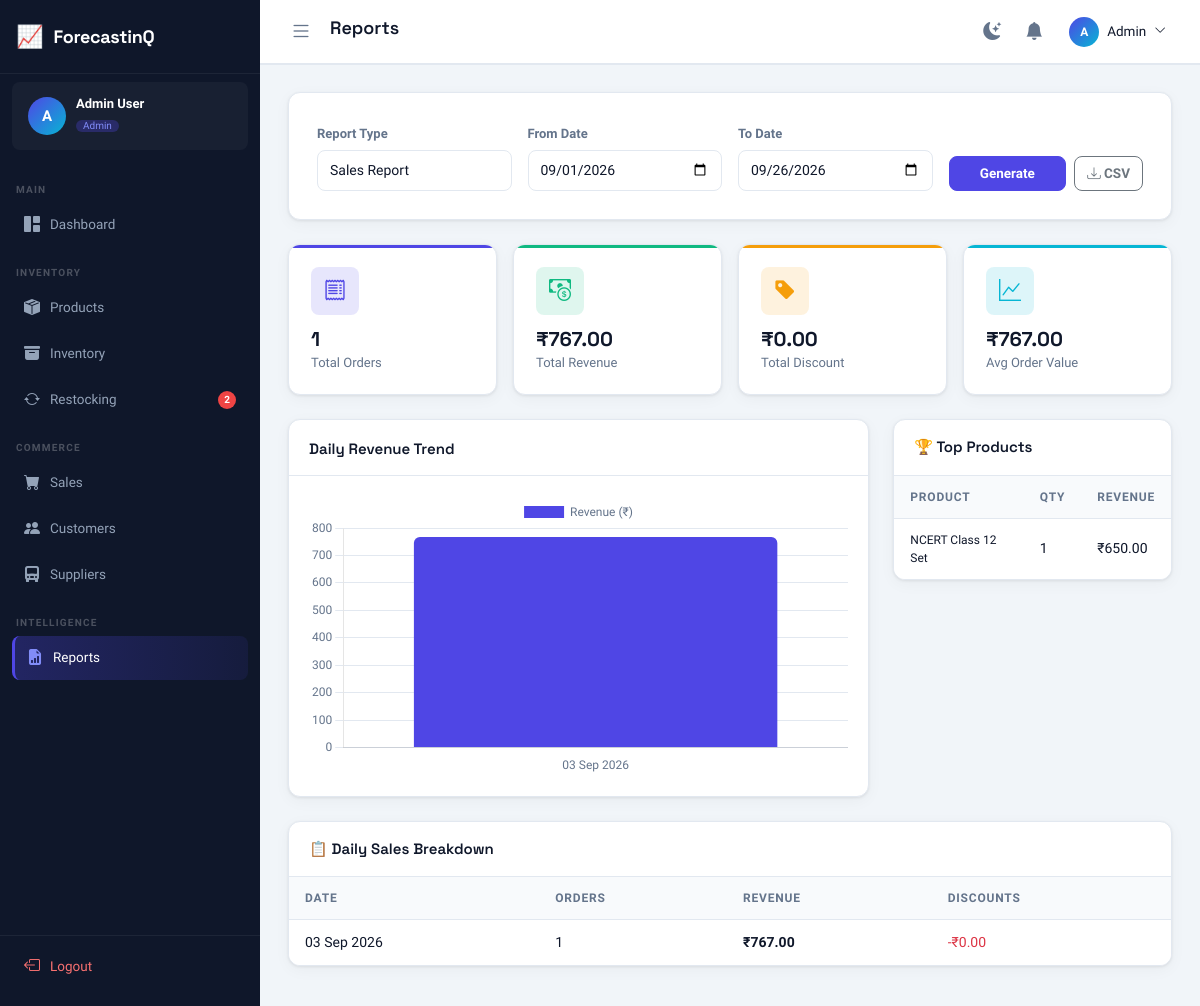
/reports/ (signed in), run on the app's committed database.
### tables this page shows
CREATE TABLE products (
    id INTEGER PRIMARY KEY AUTOINCREMENT,
    product_code VARCHAR(20) UNIQUE NOT NULL,
    name VARCHAR(200) NOT NULL,
    category_id INTEGER,
    brand VARCHAR(100),
    supplier_id INTEGER,
    cost_price DECIMAL(12,2) NOT NULL DEFAULT 0.00,
    selling_price DECIMAL(12,2) NOT NULL DEFAULT 0.00,
    stock_quantity INTEGER DEFAULT 0,
    min_stock_level INTEGER DEFAULT 10,
    reorder_quantity INTEGER DEFAULT 50,
    image_path VARCHAR(255),
    description TEXT,
    status VARCHAR(20) DEFAULT 'active' CHECK(status IN ('active','inactive')),
    created_at TIMESTAMP DEFAULT CURRENT_TIMESTAMP,
    updated_at TIMESTAMP DEFAULT CURRENT_TIMESTAMP,
    FOREIGN KEY (category_id) REFERENCES categories(id) ON DELETE SET NULL,
    FOREIGN KEY (supplier_id) REFERENCES suppliers(id) ON DELETE SET NULL
);

CREATE TABLE sales (
    id INTEGER PRIMARY KEY AUTOINCREMENT,
    sale_code VARCHAR(30) UNIQUE NOT NULL,
    customer_id INTEGER,
    user_id INTEGER,
    total_amount DECIMAL(15,2) NOT NULL DEFAULT 0.00,
    discount DECIMAL(10,2) DEFAULT 0.00,
    tax DECIMAL(10,2) DEFAULT 0.00,
    grand_total DECIMAL(15,2) NOT NULL DEFAULT 0.00,
    payment_method VARCHAR(20) DEFAULT 'cash' CHECK(payment_method IN ('cash','card','online','upi')),
    status VARCHAR(20) DEFAULT 'completed' CHECK(status IN ('completed','pending','cancelled')),
    sale_date DATE NOT NULL,
    notes TEXT,
    created_at TIMESTAMP DEFAULT CURRENT_TIMESTAMP,
    FOREIGN KEY (customer_id) REFERENCES customers(id) ON DELETE SET NULL,
    FOREIGN KEY (user_id) REFERENCES users(id) ON DELETE SET NULL
);

### blueprints/reports.py (the view)
@bp.route("/")
@login_required
def index():
    type_ = request.args.get("type", "sales")
    from_ = request.args.get("from") or date.today().replace(day=1).isoformat()
    to_ = request.args.get("to") or date.today().isoformat()
    sales_data = dbFetchAll(
        """
        SELECT sale_date AS label, COUNT(*) AS orders, SUM(grand_total) AS revenue, SUM(discount) AS total_discount
        FROM sales
        WHERE status='completed' AND sale_date BETWEEN ? AND ?
        GROUP BY sale_date ORDER BY sale_date ASC
        """,
        (from_, to_),
    )
    for r in sales_data:
        try:
            from datetime import datetime as _dt
            r["label"] = _dt.strptime(r["label"], "%Y-%m-%d").strftime("%d %b %Y")
        except Exception:
            pass
    sales_summary = dbFetchOne(
        "SELECT COUNT(*) AS orders, COALESCE(SUM(grand_total),0) AS revenue, COALESCE(SUM(discount),0) AS discount "
        "FROM sales WHERE status='completed' AND sale_date BETWEEN ? AND ?",
        (from_, to_),
    )
    inventory_report = dbFetchAll(
        """
        SELECT p.product_code, p.name, c.name AS category, p.stock_quantity,
               p.cost_price, p.selling_price, (p.stock_quantity*p.cost_price) AS inv_value,
               p.min_stock_level,
               CASE WHEN p.stock_quantity=0 THEN 'Out of Stock'
                    WHEN p.stock_quantity<=p.min_stock_level THEN 'Low Stock'
                    ELSE 'In Stock' END AS stock_status
        FROM products p LEFT JOIN categories c ON c.id=p.category_id
        WHERE p.status='active' ORDER BY inv_value DESC
        """
    )
    inv_summary = dbFetchOne(
        "SELECT COUNT(*) AS total, COALESCE(SUM(stock_quantity*cost_price),0) AS total_value FROM products WHERE status='active'"
    )
    top_products = dbFetchAll(
        """
        SELECT p.name, p.product_code, SUM(si.quantity) AS qty_sold, SUM(si.total_price) AS revenue
        FROM sales_items si
        JOIN products p ON p.id=si.product_id
        JOIN sales s ON s.id=si.sale_id AND s.status='completed' AND s.sale_date BETWEEN ? AND ?
        GROUP BY p.id ORDER BY qty_sold DESC LIMIT 10
        """,
        (from_, to_),
    )
    out_count = sum(1 for r in inventory_report if r["stock_status"] == "Out of Stock")
    low_count = sum(1 for r in inventory_report if r["stock_status"] == "Low Stock")
    avg_order = (sales_summary["revenue"] / sales_summary["orders"]) if sales_summary["orders"] else 0
    revenue_labels = json.dumps([r["label"] for r in sales_data])
    revenue_values = json.dumps([r["revenue"] for r in sales_data])
    return render_template(
        "reports/index.html",
        page_title="Reports", active_menu="reports",
        type=type_, from_=from_, to_=to_,
        sales_data=sales_data, sales_summary=sales_summary, avg_order=avg_order,
        inventory_report=inventory_report, inv_summary=inv_summary,
        out_count=out_count, low_count=low_count, top_products=top_products,
        revenue_labels=revenue_labels, revenue_values=revenue_values,
    )

### db.py (called while the page is built)
def get_db():
    if "db" not in g:
        g.db = sqlite3.connect(current_app.config["DATABASE_PATH"])
        g.db.row_factory = sqlite3.Row
        g.db.execute("PRAGMA foreign_keys = ON")
    return g.db

def _row_to_dict(row):
    return dict(row) if row is not None else None

def dbFetchAll(sql, params=()):
    cur = get_db().execute(sql, params)
    return [dict(r) for r in cur.fetchall()]

def dbFetchOne(sql, params=()):
    cur = get_db().execute(sql, params)
    row = cur.fetchone()
    return _row_to_dict(row)

### utils.py (called while the page is built)
def is_logged_in() -> bool:
    return bool(session.get("user_id"))

def get_current_user() -> dict:
    return {
        "id": session.get("user_id", 0),
        "name": session.get("user_name", ""),
        "email": session.get("user_email", ""),
        "role": session.get("user_role", ""),
        "username": session.get("username", ""),
    }

def login_required(view):
    @wraps(view)
    def wrapped(*args, **kwargs):
        if not is_logged_in():
            return redirect(url_for("auth.login"))
        return view(*args, **kwargs)
    return wrapped

def format_currency(amount) -> str:
    try:
        return "\u20b9" + f"{float(amount):,.2f}"
    except (TypeError, ValueError):
        return "\u20b90.00"

def get_unread_notifications():
    user = get_current_user()
    return dbFetchAll(
        "SELECT * FROM notifications WHERE user_id = ? AND is_read = 0 ORDER BY created_at DESC LIMIT 10",
        (user["id"],),
    )

def get_notification_count() -> int:
    user = get_current_user()
    row = dbFetchOne(
        "SELECT COUNT(*) AS cnt FROM notifications WHERE user_id = ? AND is_read = 0",
        (user["id"],),
    )
    return int(row["cnt"]) if row else 0

def get_low_stock_count() -> int:
    row = dbFetchOne(
        "SELECT COUNT(*) AS cnt FROM products WHERE stock_quantity <= min_stock_level AND status='active'"
    )
    return int(row["cnt"]) if row else 0

### templates/reports/index.html (shortened to what this page needs)
{% extends "base.html" %}
{% block content %}
<div class="form-card mb-4">
    <form class="row g-3 align-items-end" method="GET">
        <div class="col-md-3">
            <label class="form-label">Report Type</label>
            <select name="type" class="form-select">
                <option value="sales" {{ 'selected' if type=='sales' else '' }}>Sales Report</option>
            </select>
        </div>
        <div class="col-md-3">
            <label class="form-label">From Date</label>
            <input type="date" name="from" value="{{ from_ }}" class="form-control"/>
        </div>
        <div class="col-md-3">
            <label class="form-label">To Date</label>
            <input type="date" name="to" value="{{ to_ }}" class="form-control"/>
        </div>
        <div class="col-md-3 d-flex gap-2">
            <button type="submit" class="btn btn-primary flex-grow-1">Generate</button>
            <a href="{{ url_for('reports.export') }}?type={{ type }}&from={{ from_ }}&to={{ to_ }}" class="btn btn-outline-secondary">
                <i class="bi bi-download"></i> CSV
            </a>
        </div>
    </form>
</div>
{% if type == 'sales' %}
<div class="row g-3 mb-4">
    {% set cards = [
        ('Total Orders', 'bi-receipt', sales_summary.orders, '#4f46e5'),
        ('Total Revenue', 'bi-cash-coin', fmt_currency(sales_summary.revenue), '#10b981'),
        ('Total Discount', 'bi-tag-fill', fmt_currency(sales_summary.discount), '#f59e0b'),
        ('Avg Order Value', 'bi-graph-up', fmt_currency(avg_order), '#06b6d4'),
    ] %}
    {% for l, i, v, c in cards %}
    <div class="col-6 col-md-3">
        <div class="stat-card" style="--card-color:{{ c }};--card-icon-bg:{{ c }}22">
            <div class="stat-card-icon"><i class="bi {{ i }}" style="color:{{ c }}"></i></div>
            <div class="stat-card-value" style="font-size:20px;">{{ v }}</div>
            <div class="stat-card-label">{{ l }}</div>
        </div>
    </div>
    {% endfor %}
</div>
<div class="row g-4 mb-4">
    <div class="col-lg-8">
        <div class="chart-card">
            <div class="chart-card-header"><span class="chart-card-title">Daily Revenue Trend</span></div>
            <div class="chart-card-body"><div style="height:280px"><canvas id="revenueChart"></canvas></div></div>
        </div>
    </div>
    <div class="col-lg-4">
        <div class="table-card">
            <div class="table-card-header"><span class="table-card-title">🏆 Top Products</span></div>
            <table class="table">
                <thead><tr><th>Product</th><th>Qty</th><th>Revenue</th></tr></thead>
                <tbody>
                {% for tp in top_products %}
                <tr>
                    <td style="font-size:12px;">{{ tp.name[:18] }}</td>
                    <td>{{ tp.qty_sold }}</td>
                    <td>{{ fmt_currency(tp.revenue) }}</td>
                </tr>
                {% endfor %}
                </tbody>
            </table>
        </div>
    </div>
</div>
<div class="table-card">
    <div class="table-card-header"><span class="table-card-title">📋 Daily Sales Breakdown</span></div>
    <div class="table-responsive">
        <table class="table">
            <thead><tr><th>Date</th><th>Orders</th><th>Revenue</th><th>Discounts</th></tr></thead>
            <tbody>
            {% if not sales_data %}
            <tr><td colspan="4"><div class="empty-state"><i class="bi bi-bar-chart"></i><p>No data for selected period.</p></div></td></tr>
            {% else %}
            {% for row in sales_data %}
            <tr>
                <td>{{ row.label }}</td>
                <td>{{ row.orders }}</td>
                <td class="fw-700">{{ fmt_currency(row.revenue) }}</td>
                <td class="text-danger">-{{ fmt_currency(row.total_discount) }}</td>
            </tr>
            {% endfor %}
            {% endif %}
            </tbody>
        </table>
    </div>
</div>
{% endif %}
{% endblock %}
{% block extra_js %}
<script>
document.addEventListener('DOMContentLoaded', () => {
    const ctx = document.getElementById('revenueChart');
    if (ctx) {
        buildBarChart(ctx, {{ revenue_labels|safe }}, [{
            label: 'Revenue (₹)', data: {{ revenue_values|safe }},
            backgroundColor: '#4f46e5', borderRadius: 6,
        }]);
    }
});
</script>
{% endblock %}

### static/css/app.css (style rules this page uses)
:root { --primary: #4f46e5; --primary-dark: #3730a3; --primary-light: #818cf8; --accent: #06b6d4; --success: #10b981; --warning: #f59e0b; --danger: #ef4444; --info: #3b82f6; --bg: #f1f5f9; --surface: #ffffff; --surface-2: #f8fafc; --border: #e2e8f0; --border-light: #f1f5f9; --text-primary: #0f172a; --text-secondary:#64748b; --text-muted: #94a3b8; --sidebar-bg: #0f172a; --sidebar-text: #94a3b8; --sidebar-active:#4f46e5; --sidebar-hover: rgba(255,255,255,0.07); --sidebar-width: 260px; --topbar-bg: #ffffff; --topbar-height: 64px; --radius: 12px; --radius-sm: 8px; --radius-lg: 16px; --shadow: 0 1px 3px rgba(0,0,0,0.08), 0 4px 16px rgba(0,0,0,0.04); --shadow-md: 0 4px 24px rgba(0,0,0,0.10); --font-main: 'Plus Jakarta Sans', sans-serif; --font-head: 'Space Grotesk', sans-serif; --transition: 0.22s cubic-bezier(0.4,0,0.2,1); }
*, *::before, *::after { box-sizing: border-box; margin: 0; padding: 0; }
html { scroll-behavior: smooth; }
body { font-family: var(--font-main); background: var(--bg); color: var(--text-primary); display: flex; min-height: 100vh; overflow-x: hidden; transition: background var(--transition), color var(--transition); }
.stat-card { background: var(--surface); border: 1px solid var(--border); border-radius: var(--radius); padding: 22px; box-shadow: var(--shadow); transition: transform var(--transition), box-shadow var(--transition); position: relative; overflow: hidden; }
.stat-card::after { content: ''; position: absolute; top: 0; left: 0; right: 0; height: 3px; background: var(--card-color, var(--primary)); }
.stat-card-icon { width: 48px; height: 48px; border-radius: var(--radius-sm); display: flex; align-items: center; justify-content: center; font-size: 22px; margin-bottom: 14px; background: var(--card-icon-bg, rgba(79,70,229,0.1)); }
.stat-card-value { font-family: var(--font-head); font-size: 26px; font-weight: 700; color: var(--text-primary); line-height: 1; }
.stat-card-label { font-size: 13px; color: var(--text-secondary); margin-top: 4px; }
.chart-card { background: var(--surface); border: 1px solid var(--border); border-radius: var(--radius); box-shadow: var(--shadow); overflow: hidden; }
.chart-card-header { display: flex; align-items: center; justify-content: space-between; padding: 18px 20px 14px; border-bottom: 1px solid var(--border); }
.chart-card-title { font-family: var(--font-head); font-size: 15px; font-weight: 600; color: var(--text-primary); }
.chart-card-body { padding: 20px; }
.table-card { background: var(--surface); border: 1px solid var(--border); border-radius: var(--radius); box-shadow: var(--shadow); overflow: hidden; }
.table-card-header { display: flex; align-items: center; justify-content: space-between; padding: 16px 20px; border-bottom: 1px solid var(--border); flex-wrap: wrap; gap: 10px; }
.table-card-title { font-family: var(--font-head); font-size: 15px; font-weight: 600; color: var(--text-primary); }
.table { margin: 0; }
.table thead th { background: var(--surface-2); color: var(--text-secondary); font-size: 12px; font-weight: 600; text-transform: uppercase; letter-spacing: 0.8px; padding: 12px 16px; border-bottom: 1px solid var(--border); border-top: none; }
.table tbody td { padding: 12px 16px; font-size: 14px; color: var(--text-primary); vertical-align: middle; border-bottom: 1px solid var(--border-light); }
.table tbody tr:last-child td { border-bottom: none; }
.form-control, .form-select { background: var(--surface); border: 1px solid var(--border); color: var(--text-primary); border-radius: var(--radius-sm); padding: 9px 12px; font-size: 14px; font-family: var(--font-main); transition: border-color var(--transition), box-shadow var(--transition); }
.form-label { font-size: 13px; font-weight: 600; color: var(--text-secondary); margin-bottom: 6px; }
.form-card { background: var(--surface); border: 1px solid var(--border); border-radius: var(--radius); box-shadow: var(--shadow); padding: 28px; }
.btn { border-radius: var(--radius-sm); font-weight: 600; font-family: var(--font-main); font-size: 13.5px; transition: all var(--transition); }
.btn-primary { background: var(--primary); border-color: var(--primary); }
.fw-700 { font-weight: 700; }

### data on the page
products: name "NCERT Class 12 Set", qty_sold "1", fmt_currency "₹650.00"
sales: label "03 Sep 2026", orders "1", fmt_currency "₹767.00", fmt_currency "₹0.00"

### other printed values
{{ app_name }} "ForecastinQ"
{{ (current_user.name or '?')[0]|upper }} "A"
{{ current_user.name }} "Admin User"
{{ current_user.role|capitalize }} "Admin"
{{ low_stock_count }} "2"
{{ page_title|default('Dashboard') }} "Reports"
{{ current_user.name.split(' ')[0] if current_user.name else '' }} "Admin"
{{ v }} "1" "₹767.00" "₹0.00" "₹767.00"
{{ l }} "Total Orders" "Total Revenue" "Total Discount" "Avg Order Value"
chart data {{ revenue_values|safe }} [767]
